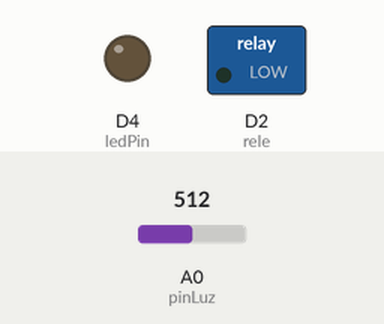
Bench run of a sketch on a simulated ESP8266 (NodeMCU). On the bench: switched loads named in the sketch (green lamp = pin HIGH), output pins drawn as LEDs (lit = HIGH). Dashed ring = blinking. Inputs (shaded band) come from the test bench; at power-on: A0 (pinLuz) = 512. WiFi joins after 1.5 s; servers stay silent unless stated; what the sketch prints to the serial monitor is not drawn.

Above: at 2.7 s.
2.8 s: A0 (pinLuz) set to 22
5.8 s: A0 (pinLuz) set to 18
At 6.7 s:
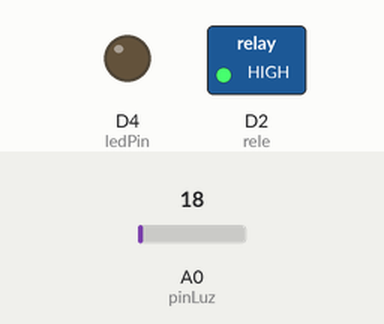
8.8 s: A0 (pinLuz) set to 122
At 9.7 s:
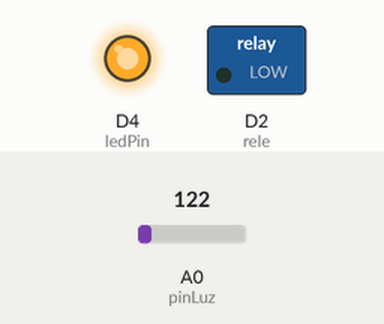
10.9 s: A0 (pinLuz) set to 10
At 12.2 s:
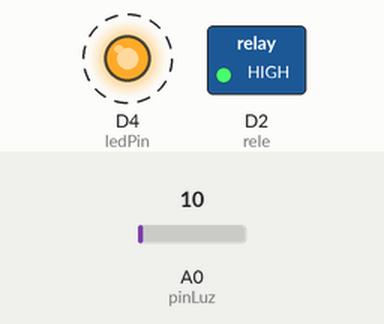
Timing chart, 0 to 14.9 s (numbered marks = the images above; inputs shaded):
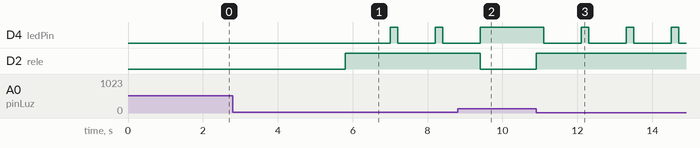

The sketch:

nodoCUATROiluminacionSINT.ino
```cpp
/*  Connects to the home WiFi network
 *  Asks some network parameters
 *  Sends and receives message from the server in every 2 seconds
 *  Communicates: wifi_server_01.ino
 */
#include <SPI.h>
#include <ESP8266WiFi.h>

byte ledPin = 2;
char ssid[] = "susmation";           // SSID of your home WiFi          "e84d76"
char pass[] = "susmation";            // password of your home WiFi  "272627885"
//const char* host = "droleunla.000webhostapp.com";  //Dirección IPv4 */

const int rele = D2;
unsigned long askTimer = 0;

IPAddress server(192,168,4,15);       // the fix IP address of the server     server(192,168,0,80)
WiFiClient client;

//Sensor de LUZ
#define pinLuz   A0

void setup() {
  Serial.begin(115200);               // only for debug
  WiFi.mode(WIFI_STA);
  WiFi.begin(ssid, pass);             // connects to the WiFi router
  Serial.println();
  Serial.println("Connection to the AP");
  while (WiFi.status() != WL_CONNECTED) {
    Serial.print(".");
    delay(500);
  }
/*  Serial.println("Connected to wifi");
  Serial.print("Status: "); Serial.println(WiFi.status());    // Network parameters
  Serial.print("IP: ");     Serial.println(WiFi.localIP());
  Serial.print("Subnet: "); Serial.println(WiFi.subnetMask());
  Serial.print("Gateway: "); Serial.println(WiFi.gatewayIP());
  Serial.print("SSID: "); Serial.println(WiFi.SSID());
  Serial.print("Signal: "); Serial.println(WiFi.RSSI());*/

  Serial.println();
  Serial.println("Connected");
  Serial.println("station_bare_01.ino");
  Serial.print("LocalIP:"); Serial.println(WiFi.localIP());
  Serial.println("MAC:" + WiFi.macAddress());
  Serial.print("Gateway:"); Serial.println(WiFi.gatewayIP());
  Serial.print("AP MAC:"); Serial.println(WiFi.BSSIDstr());
  pinMode(ledPin, OUTPUT);

  //Sensor de LUZ
  pinMode(pinLuz, INPUT);

  //Rele
  pinMode(rele,OUTPUT);
}

void loop () {

  //Sensor de LUZ
  float lectura = analogRead(pinLuz);
  String clectura = String(lectura);
  Serial.print("Valor de sensor :");
  Serial.println(clectura);
  if(clectura.toInt() < 20){
      digitalWrite(rele, HIGH);
      //delay(10000);
      client.connect(server, 80);   // Connection to the server
      /*digitalWrite(ledPin, LOW);    // to show the communication only (inverted logic)
      Serial.println(".");
      client.println("Hello server! Are you sleeping?\r");  // sends the message to the server
      String answer = client.readStringUntil('\r');   // receives the answer from the sever
      Serial.println("from server: " + answer);
      client.flush();
      digitalWrite(ledPin, HIGH);*/

      //Envío de datos
      digitalWrite(ledPin, LOW);
      Serial.println("********************************");
      Serial.print("Byte sent to the AP: ");
      int nodo = 4;
      Serial.println(client.println(nodo));
      String answer = client.readStringUntil('\r');
      answer = "4";
      Serial.println("From the AP: " + answer);
      client.flush();
      digitalWrite(ledPin, HIGH);

      /*
      //const client = client.available();
      WiFiClient client;
      const int httpPort = 80;
      if (!client.connect(host, httpPort)) {
         Serial.println("connection failed");
         return;
      }
      // We now create a URL for the request
      int gradoLuz = String(answer).toInt();
      String url = "/drole/guardar2.php";
      String dato1 = "?gradoLuz=";
      String dato2 = "&nodo=";
      String nodo="001";
      Serial.print("Requesting URL: ");
      Serial.println(url);
      //Insertar registro en BD
      client.print(String("GET ") + url + dato1 + gradoLuz + dato2 + nodo + " HTTP/1.1\r\n" + "Host: " + host + "\r\n" + "Connection: close\r\n\r\n");
      unsigned long timeout = millis();
      while (client.available() == 0) { //Devuelve la cantidad de datos que se han escrito por el cliente para el servidor al que está conectado
           if (millis() - timeout > 5000) {
              Serial.println(">>> Client Timeout !");
              client.stop();
              return;
           }
            }
      // Read all the lines of the reply from server and print them to Serial
      while (client.available()) {
         String line = client.readStringUntil('\r'); //El carácter de retorno de carro
         Serial.print(line);
      }
      Serial.println();
      Serial.println("closing connection");
      delay(2000);                  // client will trigger the communication after two seconds
      */
      //client.stop();
      //delay(10000);
  } else if(clectura.toInt() >= 20) digitalWrite(rele, LOW);
}
```

Measured:
- the behaviour switches between 20 and 19 on A0 (pinLuz) (found by bisection; images 0 and 1)
- after the input at 5.8 s, D4 (ledPin): alternates HIGH for 0.20 s and LOW for 1.0 s, starting after 1.2 s; D2 (rele): LOW → HIGH at once
- after the input at 8.8 s, D4 (ledPin): goes on until 9.4 s, then stays HIGH; D2 (rele): HIGH → LOW after 0.61 s
- after the input at 10.9 s, D4 (ledPin): alternates HIGH for 0.20 s and LOW for 1.0 s, starting after 0.20 s; D2 (rele): LOW → HIGH at once
